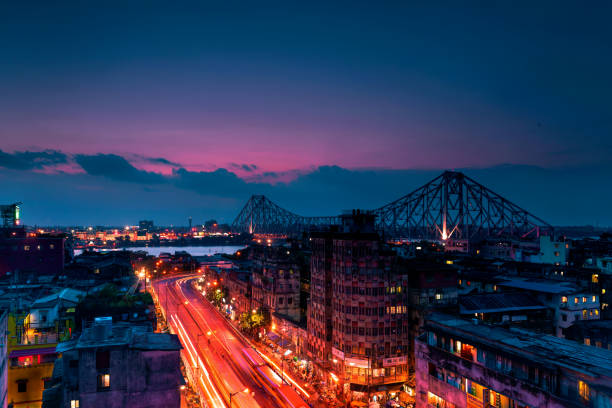
#> input picture Demo.jpg, 612 x 408 px
$ python Anticlockwise_Rotate.py
#> lines starting #> are read from the running program, lines starting #| are printed output that depends on the picture
import cv2
import numpy as np

img=cv2.imread('Demo.jpg',0)
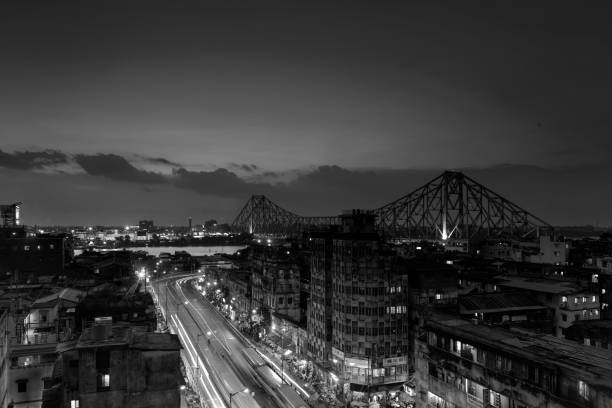
#> img: shape (408, 612); min 0, max 255, mean 56.1

imgRotate=cv2.rotate(img, cv2.ROTATE_90_COUNTERCLOCKWISE)
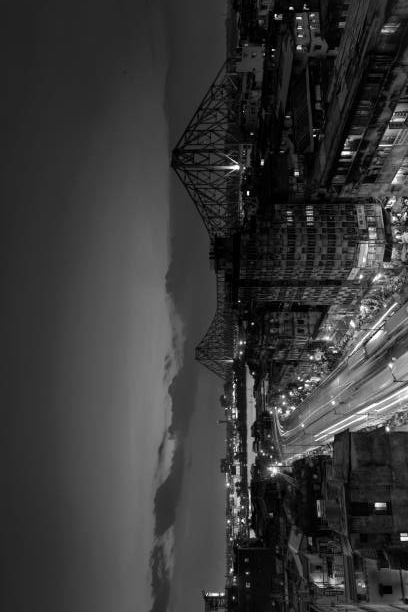
#> imgRotate: shape (612, 408); min 0, max 255, mean 56.1

cv2.imshow('Rotate',imgRotate)

cv2.waitKey(0)
